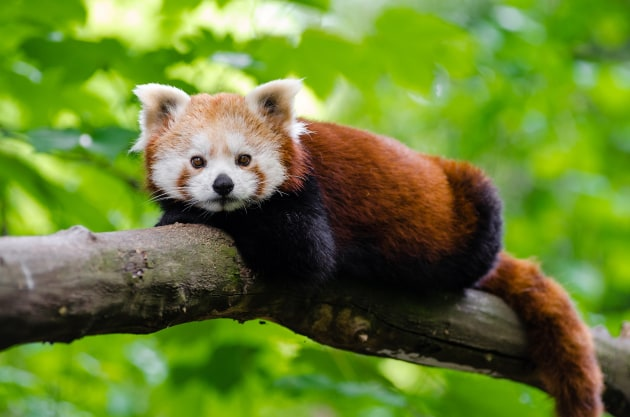
#> input picture cw8/img.jpg, 630 x 417 px
$ python zad5.py
#> lines starting #> are read from the running program, lines starting #| are printed output that depends on the picture
import cv2
import numpy as np

# Wczytanie obrazu

image = cv2.imread('img.jpg')
#> image is the input picture: shape (417, 630, 3); mean B, G, R 47.9, 127.1, 103.7
startX = 125
endX = 325
startY = 75
endY = 225
dynamic_roi = image[startY:endY, startX:endX]
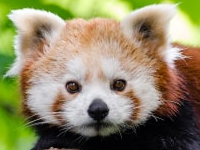
#> dynamic_roi: shape (150, 200, 3); mean B, G, R 103.6, 136.6, 143.6
cv2.imshow("Panda face", dynamic_roi)
cv2.waitKey(0)
